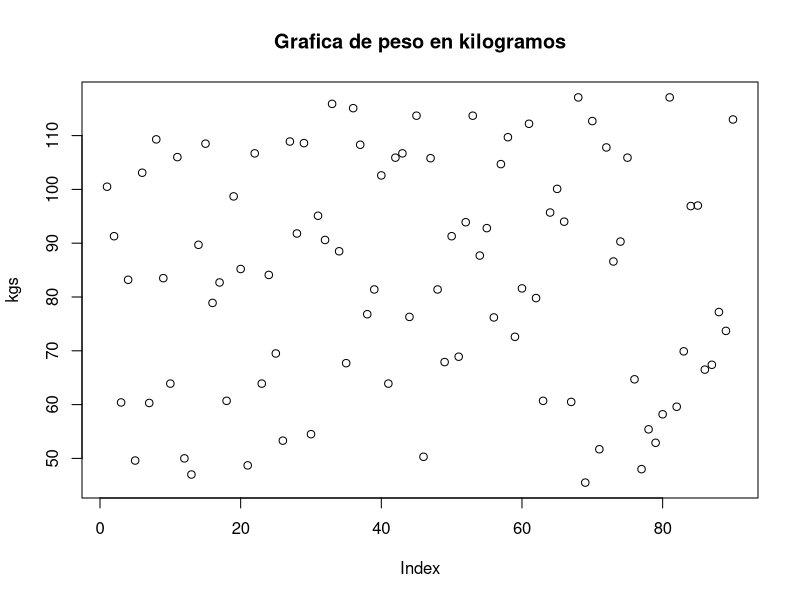
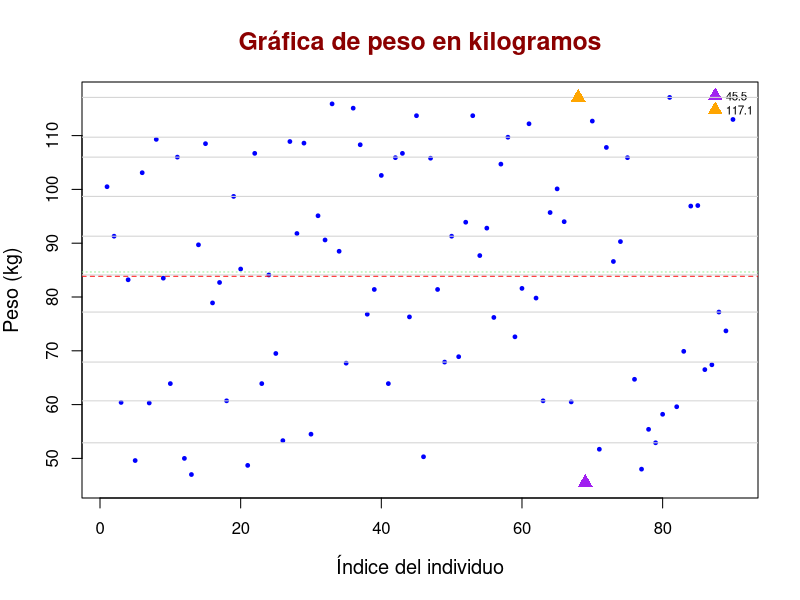
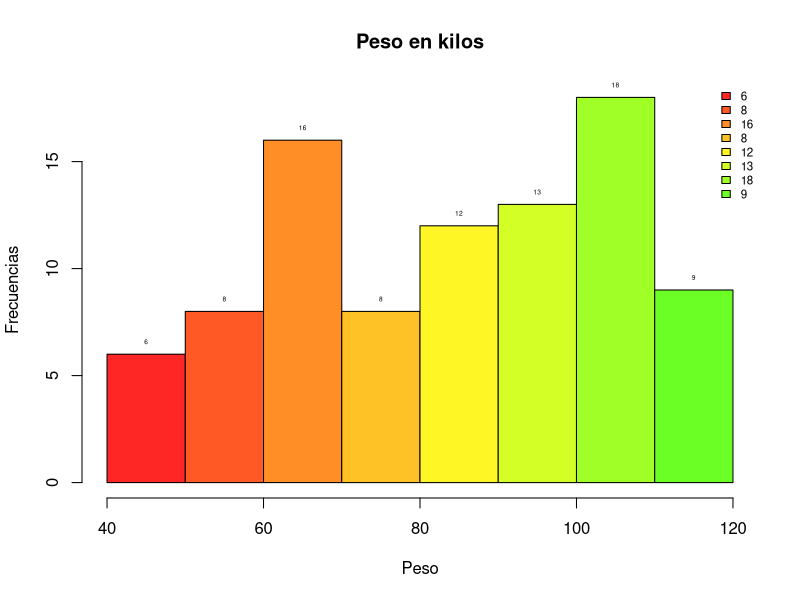
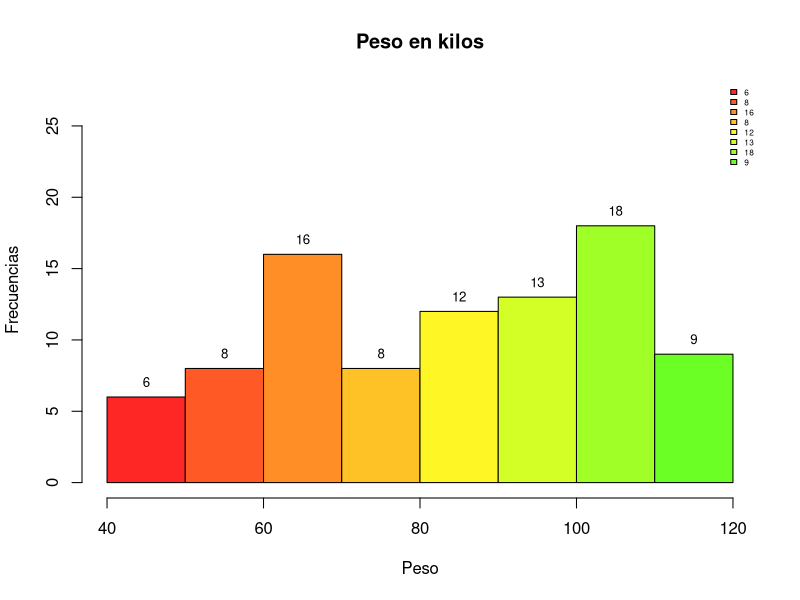
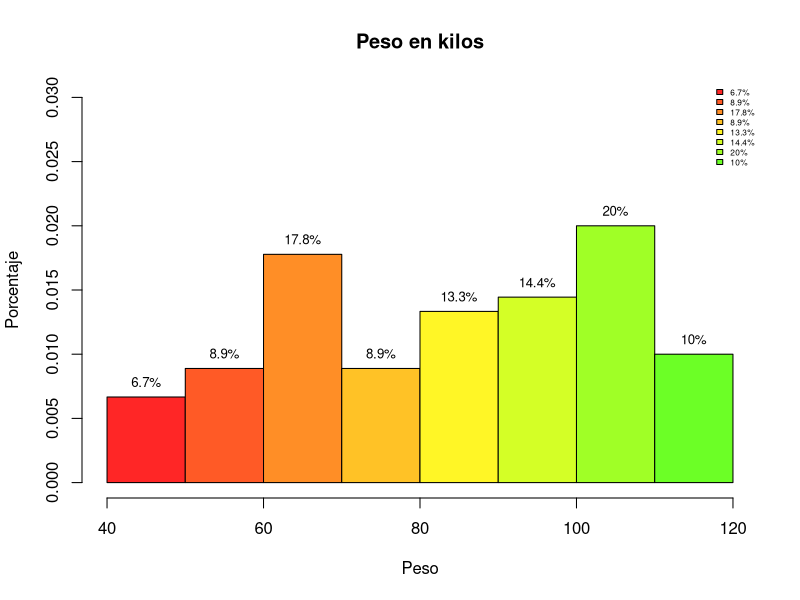
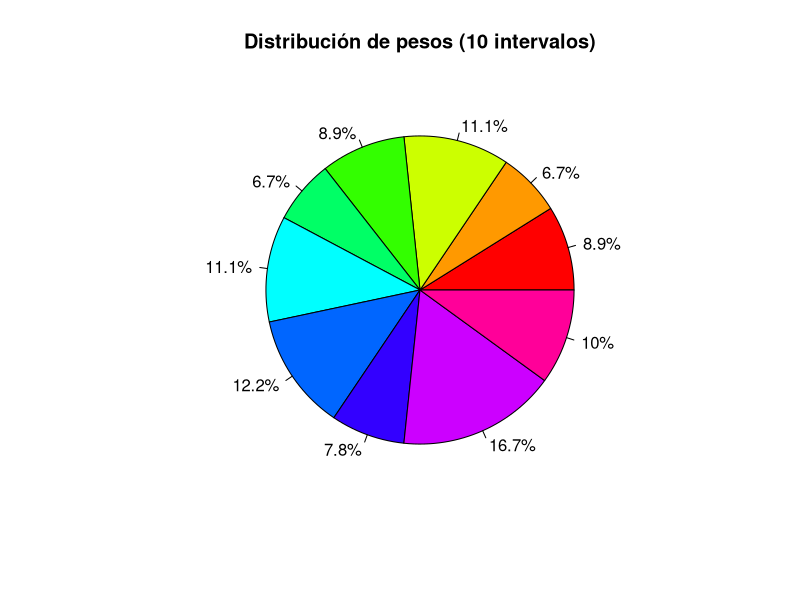
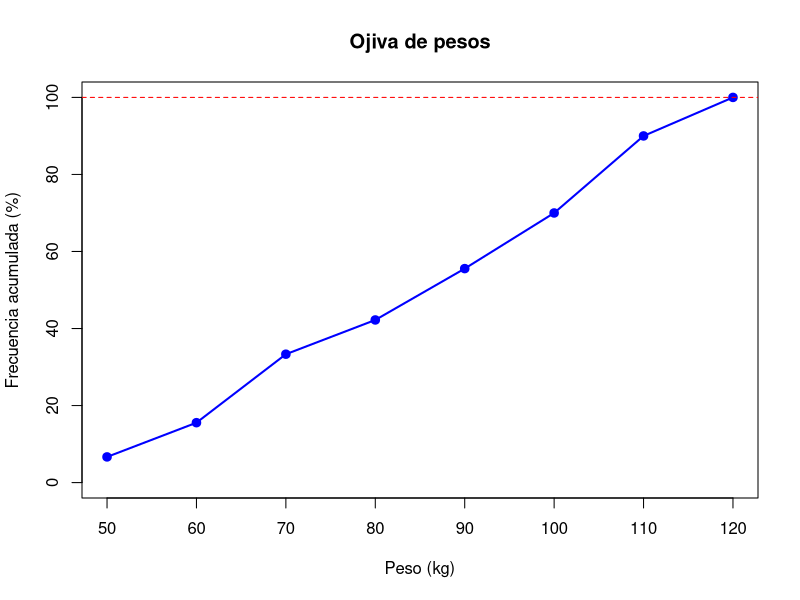
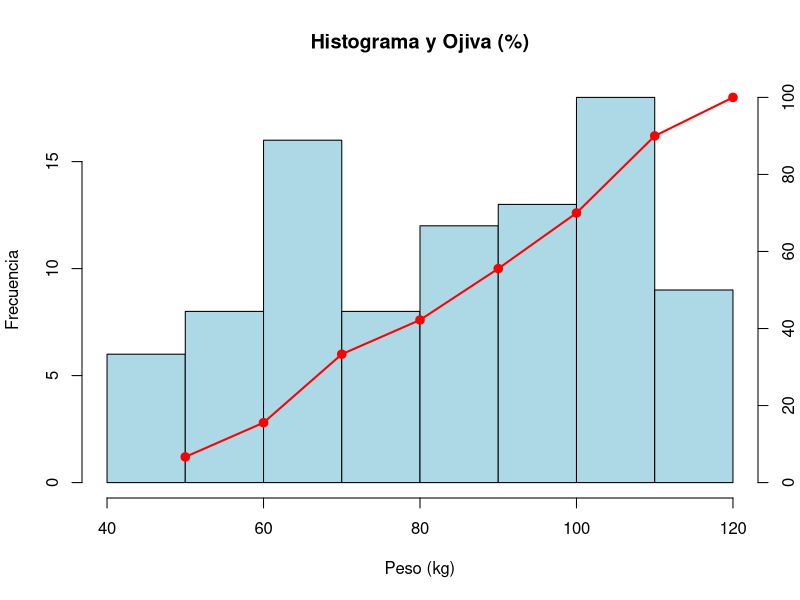

Source code (R) for these figures, in order:
## ---- chunk 1
17<5
17>5
17<=5
17>=5
17!=5
17==5
## ---- chunk 2
17+5
17*5
17*5
17^5
17%/%5
17%%5
## ---- chunk 3
log(1)
log(12)
log(12,2)
exp(12)
exp(1)
## ---- chunk 4
sin(45)
cos(45)
tan(45)
asin(0.96)
acos(0.97)
atan(0.45)
## ---- chunk 5
abs(-34)
sqrt(8)
floor(1.56)
ceiling(1.56)
max(4,7,2,12)
min(4,7,2,12)
sign(-45)
## ---- chunk 6
e = exp(1); 
x = 0.0034
e <- exp(1)
x <- 0.034;
x0 = e^(2*x)
## ---- chunk 7
txt = "El valor de x0 es _"
cat(txt, x0)
paste(txt,x0)
paste0(txt,x0)
## ---- chunk 8
x0 <- 1
x1 <- x0 - pi*x0 + 1 
(x1 <- x0 - pi*x0 + 1 ) 
print(x1)
## ---- chunk 9
ls()
## ---- chunk 10
rm(list= ls())
ls()
## ---- chunk 11
x0 <- 1
x1 <- x0 - pi*x0 + 1
cat("x0 =", x0, "\n","x1 =", x1) 
## ---- chunk 12
fun1 <- function(x,a,b,h,k){
  res <- a+b*cos(hx+k)
  return(res)
}
## ---- chunk 13
Discriminante <- function(a,b,c){
  res <- b^2-4*a*c
  return(res)
}
## ---- chunk 14
knitr::opts_chunk$set(echo = TRUE, message = FALSE, warning = FALSE)
## ---- chunk 15
rm(list = ls())
dev.off()
## ---- chunk 16
kgs <- c(100.5, 91.3, 60.4, 83.2, 49.6, 103.1, 60.3, 109.3, 83.5,
         63.9, 106, 50, 47, 89.7, 108.5, 78.9, 82.7, 60.7, 98.7, 85.2, 48.7, 106.7, 63.9, 84.1,
         69.5, 53.3, 108.9, 91.8, 108.6, 54.5, 95.1, 90.6, 115.9, 88.5, 67.7, 115.1, 108.3, 76.8,
         81.4, 102.6, 63.9, 105.9, 106.7, 76.3, 113.7, 50.3, 105.8, 81.4, 67.9, 91.3, 68.9, 93.9,
         113.7, 87.7, 92.8, 76.2, 104.7, 109.7, 72.6, 81.6, 112.2, 79.8, 60.7, 95.7, 100.1, 94,
         60.5, 117.1, 45.5, 112.7, 51.7, 107.8, 86.6, 90.3, 105.9, 64.7, 48, 55.4, 52.9, 58.2,
         117.1, 59.6, 69.9, 96.9, 97, 66.5, 67.4, 77.2, 73.7, 113)
## ---- chunk 17
summary(kgs)
## ---- chunk 18
kgs_ord <- sort(kgs)
cte <- 9
## ---- chunk 19
indices <- 1:10; (indices)
t <- cte*indices; (t)
## ---- chunk 20
mis_deciles <- kgs_ord[t]; (mis_deciles)
cuantiles <- quantile(kgs); (cuantiles)
Q1 <- cuantiles[2]; (Q1)
Q2 <- cuantiles[3]; (Q2)
Q3 <- cuantiles[4]; (Q3)
## ---- chunk 21
x_media <- mean(kgs)
mi_min <- min(kgs); 
mi_max <- max(kgs);
## ---- chunk 22
plot(kgs,main="Grafica de peso en kilogramos")
## ---- chunk 23
plot(
  kgs,
  main = "Gráfica de peso en kilogramos",
  xlab = "Índice del individuo",
  ylab = "Peso (kg)",
  col = "blue",       
  pch = 19,           
  cex = 0.5,          
  cex.main = 1.5,     
  cex.lab = 1.2,      
  col.main = "darkred")
legend(
  "topright",                  # ubicación
  legend = c(mi_min,mi_max),    # etiquetas
  pch = 17,
  col=c("purple","orange"),
  pt.cex = 1.5,                # tamaño de los símbolos
  cex = 0.7,
  bty = "n"                    # sin borde en la caja
)
abline(h = x_media, col = "red", lwd = 1, lty = 2)     
abline(h = Q2, col = "lightgreen", lwd = 1, lty = 3) 
abline(h = mis_deciles, col = "lightgray", lty = 1.5)
points(which.min(kgs), min(kgs), col = "purple", pch = 17, cex = 1.5)
points(which.max(kgs), max(kgs), col = "orange", pch = 17, cex = 1.5)
## ---- chunk 24
nbreaks=10;
miscolores <- rainbow(25,0.85);
h <- hist(kgs, breaks = nbreaks, col= miscolores, 
          main = 'Peso en kilos',
          xlab="Peso",
          ylab="Frecuencias")
text(h$mids, h$counts, labels = h$counts, pos = 3, cex = 0.4, 
     col = "black")
nl <- length(h$counts); 
legend(
  "topright",                  # ubicación
  legend = h$counts,    # etiquetas
  fill = miscolores,
  col = miscolores,    # colores (uno por cada símbolo)
  pt.cex = 1.5,                # tamaño de los símbolos
  cex = 0.7,
  bty = "n"                    # sin borde en la caja
)
## ---- chunk 25
##---- Mejora del grafico ----
h2 <- hist(kgs, breaks = nbreaks, col= miscolores, 
          main = 'Peso en kilos',
          xlab="Peso",
          ylab="Frecuencias",
          ylim=c(0,max(h$counts)*1.5))
text(h$mids, h$counts, labels = h$counts, pos = 3, cex = 0.8, 
     col = "black")
nl <- length(h$counts); 
legend(
  "topright",                  # ubicación
  legend = h$counts,    # etiquetas
  fill = miscolores,
  col = miscolores,    # colores (uno por cada símbolo)
  pt.cex = 1.5,                # tamaño de los símbolos
  cex = 0.5,
  bty = "n"                    # sin borde en la caja
)
## ---- chunk 26
##---- Grafico con porcentajes ----
h3 <- hist(kgs, 
           breaks = nbreaks, 
           col= miscolores, 
           main = 'Peso en kilos',
           xlab="Peso",
           ylab="Porcentaje",
           ylim=c(0,max(h$density)*1.5),
           probability=TRUE)
porcentajes <- h3$counts/sum(h3$counts)*100

text(h3$mids, 
     h3$density, 
     labels = paste0(round(porcentajes,1),"%"),
     pos = 3, 
     cex = 0.8, 
     col = "black")

nl <- length(h3$counts); (nl)
legend(
  "topright",                  # ubicación
  legend = paste0(round(porcentajes,1),"%"),
  fill = miscolores,
  cex = 0.5,
  bty = "n"                    # sin borde en la caja
)
## ---- chunk 27
#---- Graficos de pastel ----
# Tus datos
nbreaks <- 10
intervalos <- cut(kgs, breaks = nbreaks); (intervalos)
tabla <- table(intervalos); (tabla)
porcentajes <- round(prop.table(tabla) * 100, 1); (porcentajes)
pie(tabla,
    main = "Distribución de pesos (10 intervalos)",
    col = rainbow(length(tabla)),
    labels = paste0(porcentajes, "%"))
## ---- chunk 28
#---- Grafica de Ojiva ----
##---- Grafica sencilla ----
nbreaks <- 10
h <- hist(kgs, breaks = nbreaks, plot = FALSE)
freq_acum <- cumsum(h$counts) / sum(h$counts) * 100
x_vals <- h$breaks[-1]
plot(x_vals, freq_acum, type = "o",
     main = "Ojiva de pesos",
     xlab = "Peso (kg)",
     ylab = "Frecuencia acumulada (%)",
     col = "blue", pch = 19, lwd = 2,
     ylim = c(0, 100))
abline(h = 100, col = "red", lty = 2)
## ---- chunk 29
##---- Grafica combinada ----
nbreaks <- 10
h <- hist(kgs, breaks = nbreaks, plot = FALSE)
hist(kgs,
     breaks = nbreaks,
     col = "lightblue",
     main = "Histograma y Ojiva (%)",
     xlab = "Peso (kg)",
     ylab = "Frecuencia")
freq_acum_pct <- cumsum(h$counts) / sum(h$counts) * 100
x_vals <- h$breaks[-1]
par(new = TRUE)
plot(x_vals, freq_acum_pct,
     type = "o", pch = 19, lwd = 2, col = "red",
     axes = FALSE, xlab = "", ylab = "",
     xlim = range(h$breaks), ylim = c(0, 100))
axis(4)                           # eje derecho
#---- Fin ----
